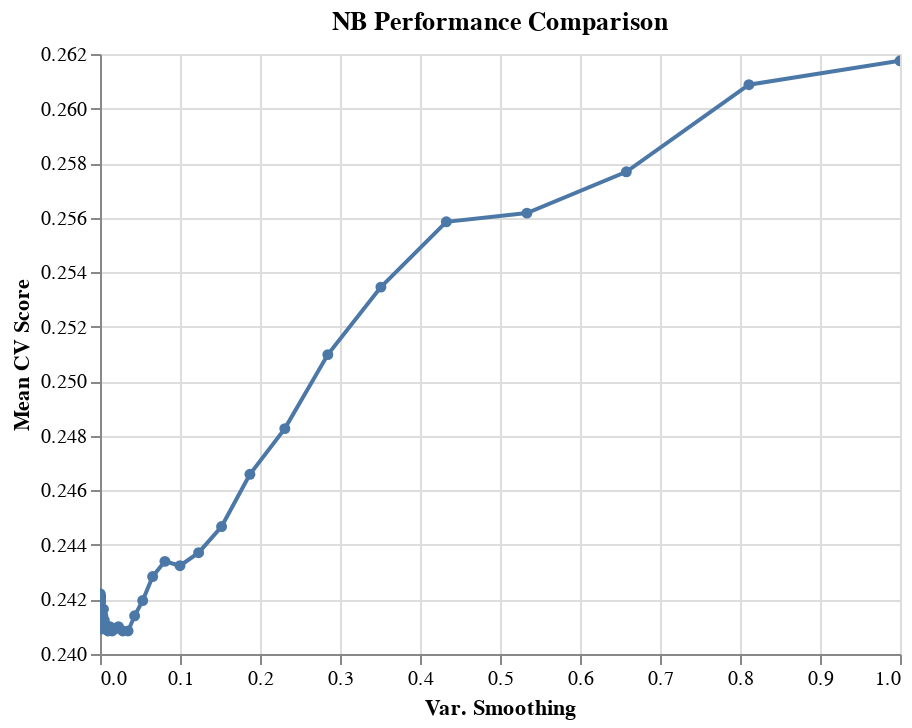

Source (notebook cell):
### Code cell
alt.Chart(results_NB,
title='NB Performance Comparison').mark_line(point=True).encode(
    alt.X('var_smoothing', title='Var. Smoothing'),
    alt.Y('test_score', title='Mean CV Score', scale=alt.Scale(zero=False))).interactive()

### Figure 1 — Vega-Lite specification as saved in the notebook (floating-point values rounded to 4 significant figures)
{"config": {"view": {"continuousWidth": 400, "continuousHeight": 300}}, "data": {"name": "data-38618ff7926aad982a71e8ffddc27a39"}, "mark": {"type": "line", "point": true}, "encoding": {"x": {"field": "var_smoothing", "title": "Var. Smoothing", "type": "quantitative"}, "y": {"field": "test_score", "scale": {"zero": false}, "title": "Mean CV Score", "type": "quantitative"}}, "params": [{"name": "parameter001", "select": {"type": "interval", "encodings": ["x", "y"]}, "bind": "scales"}], "title": "NB Performance Comparison", "$schema": "https://vega.github.io/schema/vega-lite/v5.2.0.json", "datasets": {"data-38618ff7926aad982a71e8ffddc27a39": [{"var_smoothing": 1.0, "test_score": 0.2618}, {"var_smoothing": 0.8111, "test_score": 0.2609}, {"var_smoothing": 0.6579, "test_score": 0.2577}, {"var_smoothing": 0.5337, "test_score": 0.2562}, {"var_smoothing": 0.4329, "test_score": 0.2558}, {"var_smoothing": 0.3511, "test_score": 0.2535}, {"var_smoothing": 0.2848, "test_score": 0.251}, {"var_smoothing": 0.231, "test_score": 0.2483}, {"var_smoothing": 0.1874, "test_score": 0.2466}, {"var_smoothing": 0.152, "test_score": 0.2447}, {"var_smoothing": 0.1233, "test_score": 0.2437}, {"var_smoothing": 0.1, "test_score": 0.2432}, {"var_smoothing": 0.08111, "test_score": 0.2434}, {"var_smoothing": 0.06579, "test_score": 0.2428}, {"var_smoothing": 0.05337, "test_score": 0.242}, {"var_smoothing": 0.04329, "test_score": 0.2414}, {"var_smoothing": 0.03511, "test_score": 0.2408}, {"var_smoothing": 0.02848, "test_score": 0.2408}, {"var_smoothing": 0.0231, "test_score": 0.241}, {"var_smoothing": 0.01874, "test_score": 0.2409}, {"var_smoothing": 0.0152, "test_score": 0.2408}, {"var_smoothing": 0.01233, "test_score": 0.241}, {"var_smoothing": 0.01, "test_score": 0.2408}, {"var_smoothing": 0.008111, "test_score": 0.241}, {"var_smoothing": 0.006579, "test_score": 0.2411}, {"var_smoothing": 0.005337, "test_score": 0.2412}, {"var_smoothing": 0.004329, "test_score": 0.2416}, {"var_smoothing": 0.003511, "test_score": 0.2414}, {"var_smoothing": 0.002848, "test_score": 0.2409}, {"var_smoothing": 0.00231, "test_score": 0.2409}, {"var_smoothing": 0.001874, "test_score": 0.241}, {"var_smoothing": 0.00152, "test_score": 0.241}, {"var_smoothing": 0.001233, "test_score": 0.2411}, {"var_smoothing": 0.001, "test_score": 0.241}, {"var_smoothing": 0.0008111, "test_score": 0.241}, {"var_smoothing": 0.0006579, "test_score": 0.241}, {"var_smoothing": 0.0005337, "test_score": 0.2411}, {"var_smoothing": 0.0004329, "test_score": 0.2411}, {"var_smoothing": 0.0003511, "test_score": 0.2411}, {"var_smoothing": 0.0002848, "test_score": 0.2411}, {"var_smoothing": 0.000231, "test_score": 0.2412}, {"var_smoothing": 0.0001874, "test_score": 0.2415}, {"var_smoothing": 0.000152, "test_score": 0.2417}, {"var_smoothing": 0.0001233, "test_score": 0.2419}, {"var_smoothing": 0.0001, "test_score": 0.2419}, {"var_smoothing": 8.111e-05, "test_score": 0.2419}, {"var_smoothing": 6.579e-05, "test_score": 0.2419}, {"var_smoothing": 5.337e-05, "test_score": 0.242}, {"var_smoothing": 4.329e-05, "test_score": 0.242}, {"var_smoothing": 3.511e-05, "test_score": 0.242}, {"var_smoothing": 2.848e-05, "test_score": 0.2421}, {"var_smoothing": 2.31e-05, "test_score": 0.2422}, {"var_smoothing": 1.874e-05, "test_score": 0.2422}, {"var_smoothing": 1.52e-05, "test_score": 0.242}, {"var_smoothing": 1.233e-05, "test_score": 0.2422}, {"var_smoothing": 1e-05, "test_score": 0.2421}, {"var_smoothing": 8.111e-06, "test_score": 0.2421}, {"var_smoothing": 6.579e-06, "test_score": 0.2421}, {"var_smoothing": 5.337e-06, "test_score": 0.2421}, {"var_smoothing": 4.329e-06, "test_score": 0.2421}, {"var_smoothing": 3.511e-06, "test_score": 0.2421}, {"var_smoothing": 2.848e-06, "test_score": 0.242}, {"var_smoothing": 2.31e-06, "test_score": 0.242}, {"var_smoothing": 1.874e-06, "test_score": 0.242}, {"var_smoothing": 1.52e-06, "test_score": 0.242}, {"var_smoothing": 1.233e-06, "test_score": 0.242}, {"var_smoothing": 1e-06, "test_score": 0.242}, {"var_smoothing": 8.111e-07, "test_score": 0.242}, {"var_smoothing": 6.579e-07, "test_score": 0.242}, {"var_smoothing": 5.337e-07, "test_score": 0.242}, {"var_smoothing": 4.329e-07, "test_score": 0.242}, {"var_smoothing": 3.511e-07, "test_score": 0.242}, {"var_smoothing": 2.848e-07, "test_score": 0.242}, {"var_smoothing": 2.31e-07, "test_score": 0.242}, {"var_smoothing": 1.874e-07, "test_score": 0.242}, {"var_smoothing": 1.52e-07, "test_score": 0.242}, {"var_smoothing": 1.233e-07, "test_score": 0.242}, {"var_smoothing": 1e-07, "test_score": 0.242}, {"var_smoothing": 8.111e-08, "test_score": 0.242}, {"var_smoothing": 6.579e-08, "test_score": 0.242}, {"var_smoothing": 5.337e-08, "test_score": 0.242}, {"var_smoothing": 4.329e-08, "test_score": 0.242}, {"var_smoothing": 3.511e-08, "test_score": 0.242}, {"var_smoothing": 2.848e-08, "test_score": 0.242}, {"var_smoothing": 2.31e-08, "test_score": 0.242}, {"var_smoothing": 1.874e-08, "test_score": 0.242}, {"var_smoothing": 1.52e-08, "test_score": 0.242}, {"var_smoothing": 1.233e-08, "test_score": 0.242}, {"var_smoothing": 1e-08, "test_score": 0.242}, {"var_smoothing": 8.111e-09, "test_score": 0.242}, {"var_smoothing": 6.579e-09, "test_score": 0.242}, {"var_smoothing": 5.337e-09, "test_score": 0.242}, {"var_smoothing": 4.329e-09, "test_score": 0.242}, {"var_smoothing": 3.511e-09, "test_score": 0.242}, {"var_smoothing": 2.848e-09, "test_score": 0.242}, {"var_smoothing": 2.31e-09, "test_score": 0.242}, {"var_smoothing": 1.874e-09, "test_score": 0.242}, {"var_smoothing": 1.52e-09, "test_score": 0.242}, {"var_smoothing": 1.233e-09, "test_score": 0.242}, {"var_smoothing": 1e-09, "test_score": 0.242}]}}
